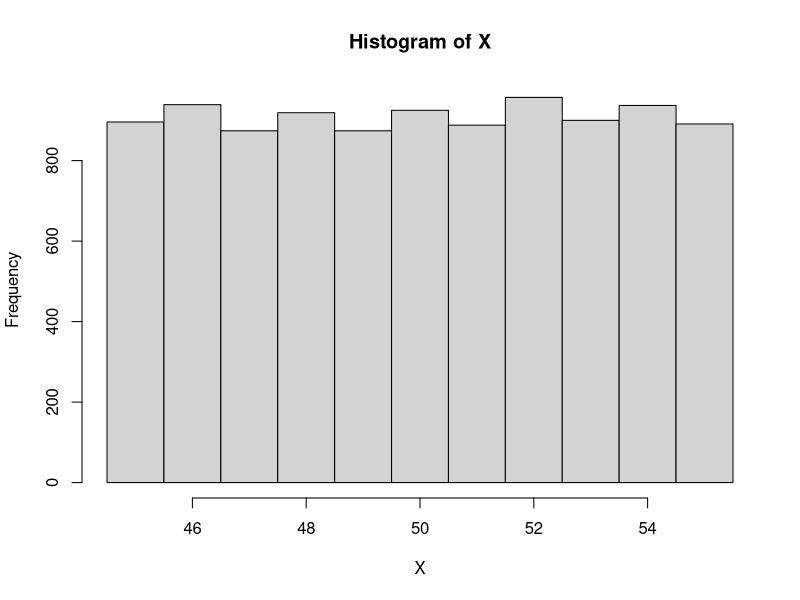
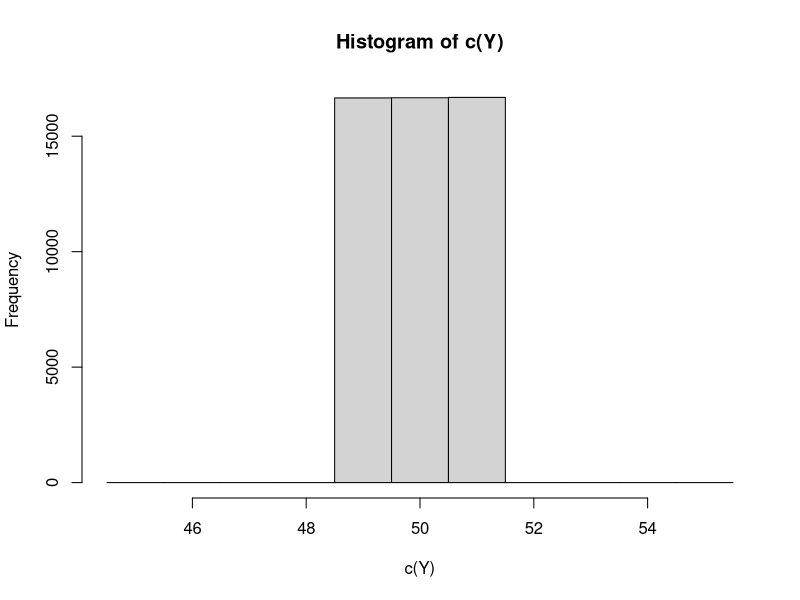
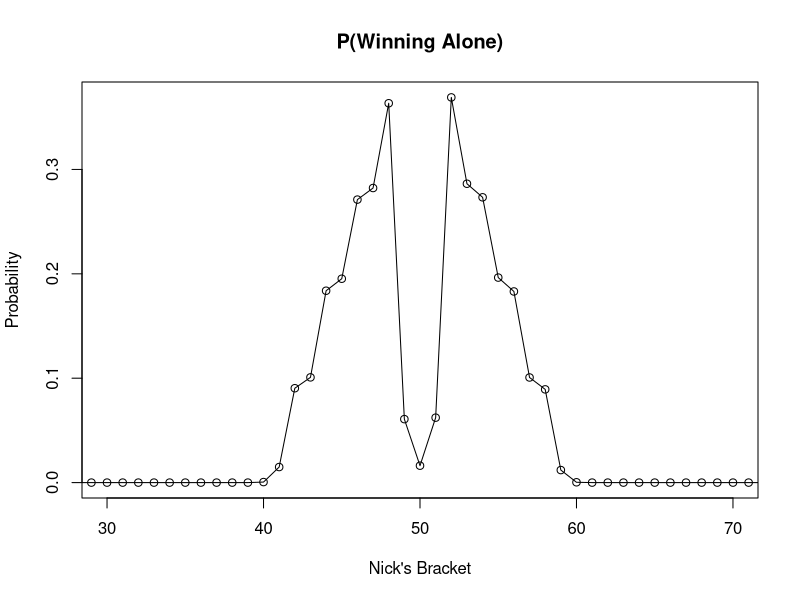
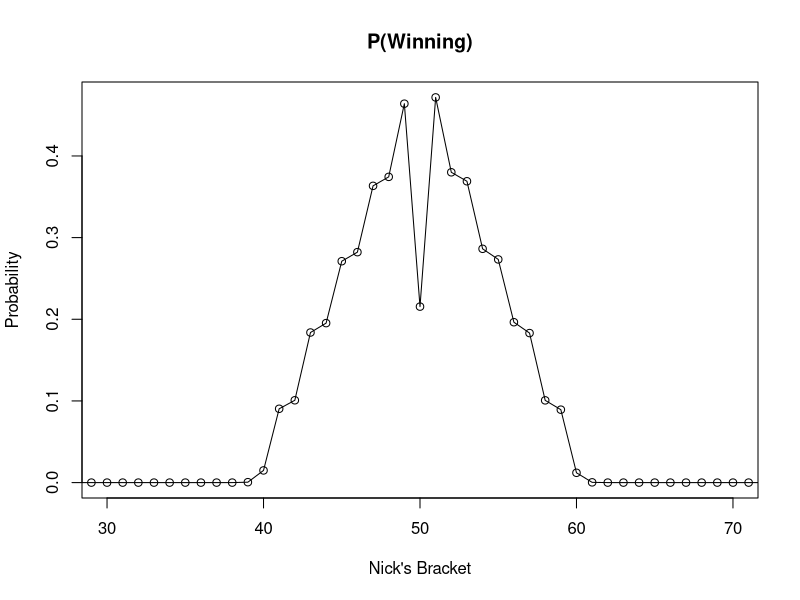
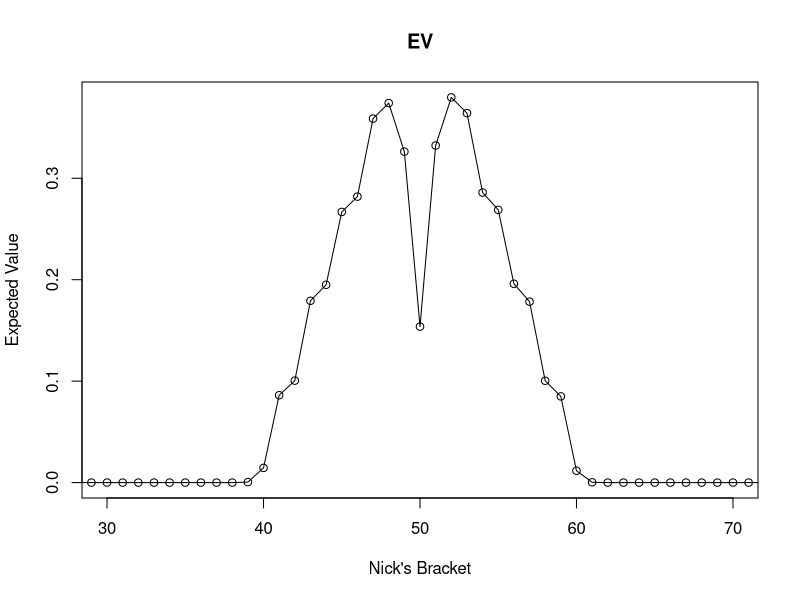
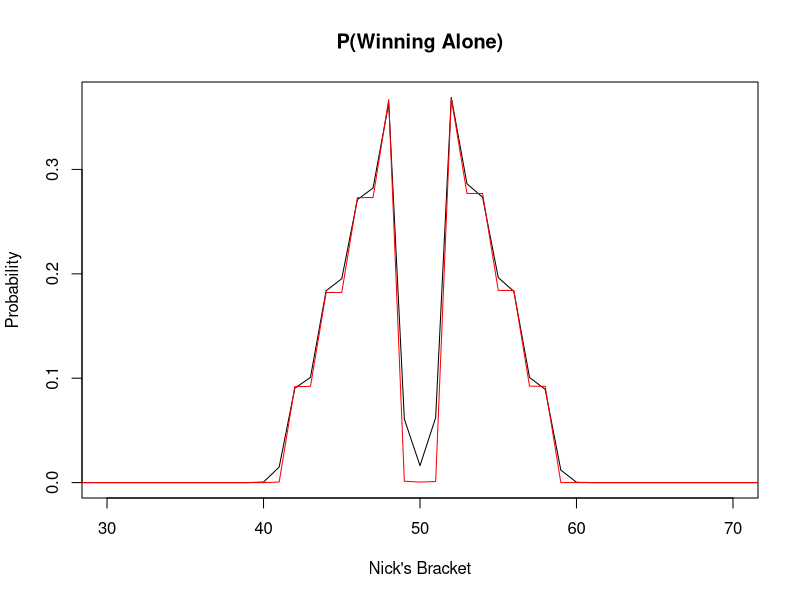
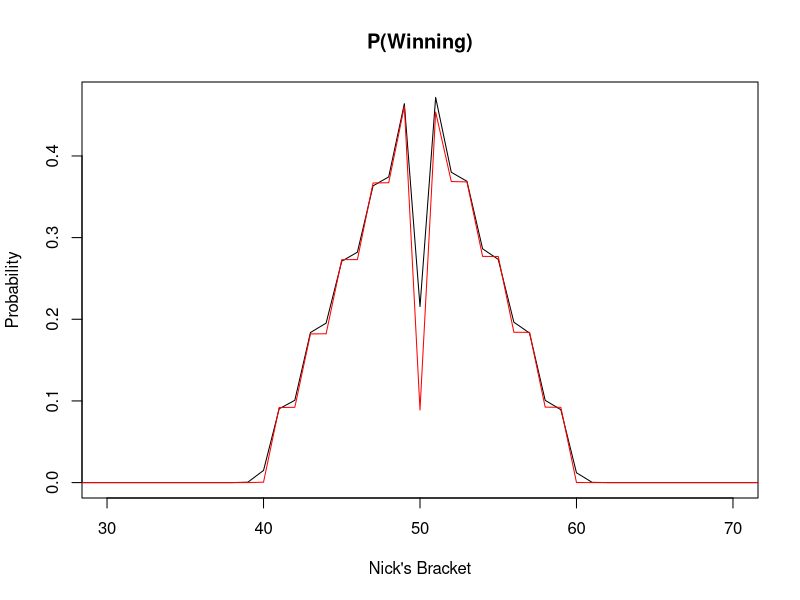
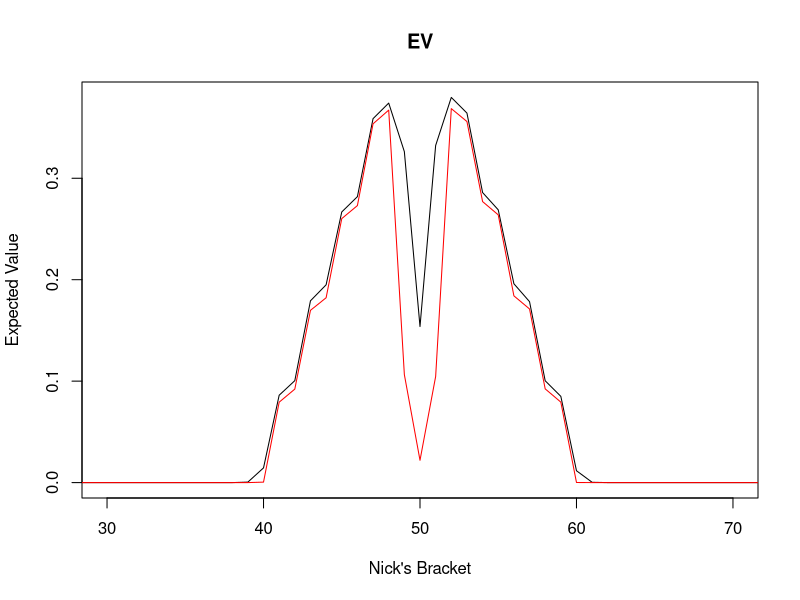

Generate these figures, in order, with R:
## ---- chunk 1
set.seed(193932)
knitr::opts_chunk$set(echo = TRUE)
## ---- chunk 2
Nsims <- 10000
Nplayers <- 5
# truth
X <- matrix(sample(45:55, size = Nsims, replace = TRUE), nrow = Nsims, ncol = 1)
hist(X, breaks = seq(44.5, 55.5, by = 1))
# crowd
Y <- matrix(sample(49:51, size = Nplayers*Nsims, replace = TRUE), nrow = Nsims, ncol = Nplayers)
hist(c(Y), breaks = seq(44.5, 55.5, by = 1))
## ---- chunk 3
f <- function(z)
{
  ind <- which(sapply(1:Nsims, function(i) all(abs(z - X[i]) < abs(Y[i,] - X[i]))))
  # % of the time winning
  return(length(ind) / Nsims)
}
temp1 <- sapply(1:100, f)
plot(1:100, temp1, type = "l", xlim = c(30, 70), main = "P(Winning Alone)", 
     xlab = "Nick's Bracket", ylab = "Probability")
points(1:100, temp1)
## ---- chunk 4
f <- function(z)
{
  ind <- which(sapply(1:Nsims, function(i) all(abs(z - X[i]) <= abs(Y[i,] - X[i]))))
  # % of the time winning
  return(length(ind) / Nsims)
}
temp2 <- sapply(1:100, f)
plot(1:100, temp2, type = "l", xlim = c(30, 70), main = "P(Winning)", 
     xlab = "Nick's Bracket", ylab = "Probability")
points(1:100, temp2)
## ---- chunk 5
f <- function(z)
{
  ind1 <- which(sapply(1:Nsims, function(i) all(abs(z - X[i]) < abs(Y[i,] - X[i]))))
  ind2 <- which(sapply(1:Nsims, function(i) all(abs(z - X[i]) <= abs(Y[i,] - X[i]))))
  ind3 <- sapply(1:Nsims, function(i) length(which(abs(z - X[i]) == abs(Y[i,] - X[i]))))
  p_alone <- length(ind1) / Nsims
  p_win <- length(ind2) / Nsims
  winners <- ifelse(ind3 == 0, 1, ind3)
  return(p_alone*1 + mean((p_win - p_alone)*1/winners))
}
temp3 <- sapply(1:100, f)
plot(1:100, temp3, type = "l", xlim = c(30, 70), 
     main = "EV", xlab = "Nick's Bracket", ylab = "Expected Value")
points(1:100, temp3)
## ---- chunk 6
Nplayers <- 15
# truth
X <- matrix(sample(45:55, size = Nsims, replace = TRUE), nrow = Nsims, ncol = 1)
#hist(X, breaks = seq(44.5, 55.5, by = 1))
# crowd
Y <- matrix(sample(49:51, size = Nplayers*Nsims, replace = TRUE), nrow = Nsims, ncol = Nplayers)
#hist(c(Y), breaks = seq(44.5, 55.5, by = 1))
################################################################################
# probability of winning alone
f <- function(z)
{
  ind <- which(sapply(1:Nsims, function(i) all(abs(z - X[i]) < abs(Y[i,] - X[i]))))
  # % of the time winning
  return(length(ind) / Nsims)
}
temp4 <- sapply(1:100, f)
plot(1:100, temp1, type = "l", xlim = c(30, 70), main = "P(Winning Alone)", 
     xlab = "Nick's Bracket", ylab = "Probability")
lines(1:100, temp4, col = "red")
################################################################################
# probability of winning
f <- function(z)
{
  ind <- which(sapply(1:Nsims, function(i) all(abs(z - X[i]) <= abs(Y[i,] - X[i]))))
  # % of the time winning
  return(length(ind) / Nsims)
}
temp5 <- sapply(1:100, f)
plot(1:100, temp2, type = "l", xlim = c(30, 70), main = "P(Winning)", 
     xlab = "Nick's Bracket", ylab = "Probability")
lines(1:100, temp5, col = "red")
################################################################################
# Expected Value of 1 dollar
f <- function(z)
{
  ind1 <- which(sapply(1:Nsims, function(i) all(abs(z - X[i]) < abs(Y[i,] - X[i]))))
  ind2 <- which(sapply(1:Nsims, function(i) all(abs(z - X[i]) <= abs(Y[i,] - X[i]))))
  ind3 <- sapply(1:Nsims, function(i) length(which(abs(z - X[i]) == abs(Y[i,] - X[i]))))
  p_alone <- length(ind1) / Nsims
  p_win <- length(ind2) / Nsims
  winners <- ifelse(ind3 == 0, 1, ind3)
  return(p_alone*1 + mean((p_win - p_alone)*1/winners))
}
temp6 <- sapply(1:100, f)
plot(1:100, temp3, type = "l", xlim = c(30, 70), 
     main = "EV", xlab = "Nick's Bracket", ylab = "Expected Value")
lines(1:100, temp6, col = "red")
## ---- chunk 7
Nsims <- 10000
Nplayers <- 5
# truth
X <- matrix(sample(45:55, size = Nsims, replace = TRUE), nrow = Nsims, ncol = 1)
hist(X, breaks = seq(44.5, 55.5, by = 1))
# crowd
Y <- matrix(sample(52:54, size = Nplayers*Nsims, replace = TRUE), nrow = Nsims, ncol = Nplayers)
hist(c(Y), breaks = seq(44.5, 55.5, by = 1))
################################################################################
# probability of winning alone
f <- function(z)
{
  ind <- which(sapply(1:Nsims, function(i) all(abs(z - X[i]) < abs(Y[i,] - X[i]))))
  # % of the time winning
  return(length(ind) / Nsims)
}
temp1 <- sapply(1:100, f)
plot(1:100, temp1, type = "l", xlim = c(30, 70), main = "P(Winning Alone)", 
     xlab = "Nick's Bracket", ylab = "Probability")
points(1:100, temp1)
################################################################################
# probability of winning
f <- function(z)
{
  ind <- which(sapply(1:Nsims, function(i) all(abs(z - X[i]) <= abs(Y[i,] - X[i]))))
  # % of the time winning
  return(length(ind) / Nsims)
}
temp2 <- sapply(1:100, f)
plot(1:100, temp2, type = "l", xlim = c(30, 70), main = "P(Winning)", 
     xlab = "Nick's Bracket", ylab = "Probability")
points(1:100, temp2)
################################################################################
# Expected Value of 1 dollar
f <- function(z)
{
  ind1 <- which(sapply(1:Nsims, function(i) all(abs(z - X[i]) < abs(Y[i,] - X[i]))))
  ind2 <- which(sapply(1:Nsims, function(i) all(abs(z - X[i]) <= abs(Y[i,] - X[i]))))
  ind3 <- sapply(1:Nsims, function(i) length(which(abs(z - X[i]) == abs(Y[i,] - X[i]))))
  p_alone <- length(ind1) / Nsims
  p_win <- length(ind2) / Nsims
  winners <- ifelse(ind3 == 0, 1, ind3)
  return(p_alone*1 + mean((p_win - p_alone)*1/winners))
}
temp3 <- sapply(1:100, f)
plot(1:100, temp3, type = "l", xlim = c(30, 70), 
     main = "EV", xlab = "Nick's Bracket", ylab = "Expected Value")
points(1:100, temp3)
## ---- chunk 8
Nsims <- 10000
Nplayers <- 5
# truth
X <- matrix(sample(45:55, size = Nsims, replace = TRUE, prob = dnorm(45:55, mean = 50, sd = 2)), nrow = Nsims, ncol = 1)
hist(X, breaks = seq(44.5, 55.5, by = 1))
# crowd
Y <- matrix(sample(52:54, size = Nplayers*Nsims, replace = TRUE, prob = dnorm(52:54, mean = 53, sd = 3/5)), nrow = Nsims, ncol = Nplayers)
hist(c(Y), breaks = seq(44.5, 55.5, by = 1))
################################################################################
# probability of winning alone
f <- function(z)
{
  ind <- which(sapply(1:Nsims, function(i) all(abs(z - X[i]) < abs(Y[i,] - X[i]))))
  # % of the time winning
  return(length(ind) / Nsims)
}
temp1 <- sapply(1:100, f)
plot(1:100, temp1, type = "l", xlim = c(30, 70), main = "P(Winning Alone)", 
     xlab = "Nick's Bracket", ylab = "Probability")
points(1:100, temp1)
################################################################################
# probability of winning
f <- function(z)
{
  ind <- which(sapply(1:Nsims, function(i) all(abs(z - X[i]) <= abs(Y[i,] - X[i]))))
  # % of the time winning
  return(length(ind) / Nsims)
}
temp2 <- sapply(1:100, f)
plot(1:100, temp2, type = "l", xlim = c(30, 70), main = "P(Winning)", 
     xlab = "Nick's Bracket", ylab = "Probability")
points(1:100, temp2)
################################################################################
# Expected Value of 1 dollar
f <- function(z)
{
  ind1 <- which(sapply(1:Nsims, function(i) all(abs(z - X[i]) < abs(Y[i,] - X[i]))))
  ind2 <- which(sapply(1:Nsims, function(i) all(abs(z - X[i]) <= abs(Y[i,] - X[i]))))
  ind3 <- sapply(1:Nsims, function(i) length(which(abs(z - X[i]) == abs(Y[i,] - X[i]))))
  p_alone <- length(ind1) / Nsims
  p_win <- length(ind2) / Nsims
  winners <- ifelse(ind3 == 0, 1, ind3)
  return(p_alone*1 + mean((p_win - p_alone)*1/winners))
}
temp3 <- sapply(1:100, f)
plot(1:100, temp3, type = "l", xlim = c(30, 70), 
     main = "EV", xlab = "Nick's Bracket", ylab = "Expected Value")
points(1:100, temp3)
################################################################################
